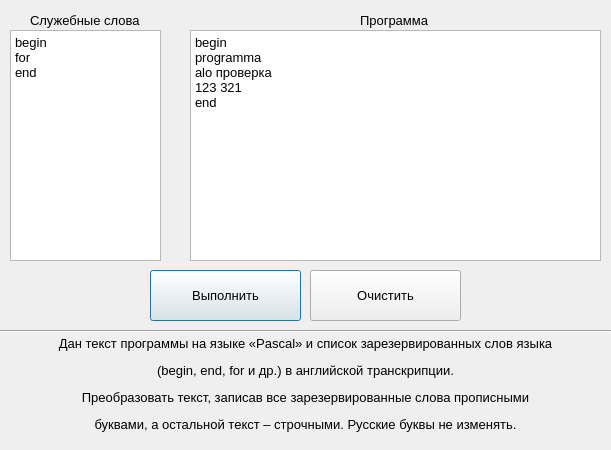
<?xml version="1.0" encoding="UTF-8"?>
<ui version="4.0">
 <class>Dialog</class>
 <widget class="QDialog" name="Dialog">
  <property name="geometry">
   <rect>
    <x>0</x>
    <y>0</y>
    <width>611</width>
    <height>450</height>
   </rect>
  </property>
  <property name="minimumSize">
   <size>
    <width>611</width>
    <height>450</height>
   </size>
  </property>
  <property name="maximumSize">
   <size>
    <width>611</width>
    <height>450</height>
   </size>
  </property>
  <property name="windowTitle">
   <string>Dialog</string>
  </property>
  <widget class="QTextEdit" name="textEdit_words">
   <property name="geometry">
    <rect>
     <x>190</x>
     <y>30</y>
     <width>411</width>
     <height>231</height>
    </rect>
   </property>
   <property name="font">
    <font>
     <family>Segoe UI</family>
     <pointsize>10</pointsize>
    </font>
   </property>
   <property name="html">
    <string>&lt;!DOCTYPE HTML PUBLIC &quot;-//W3C//DTD HTML 4.0//EN&quot; &quot;http://www.w3.org/TR/REC-html40/strict.dtd&quot;&gt;
&lt;html&gt;&lt;head&gt;&lt;meta name=&quot;qrichtext&quot; content=&quot;1&quot; /&gt;&lt;style type=&quot;text/css&quot;&gt;
p, li { white-space: pre-wrap; }
&lt;/style&gt;&lt;/head&gt;&lt;body style=&quot; font-family:'Segoe UI'; font-size:10pt; font-weight:400; font-style:normal;&quot;&gt;
&lt;p style=&quot; margin-top:0px; margin-bottom:0px; margin-left:0px; margin-right:0px; -qt-block-indent:0; text-indent:0px;&quot;&gt;begin&lt;/p&gt;
&lt;p style=&quot; margin-top:0px; margin-bottom:0px; margin-left:0px; margin-right:0px; -qt-block-indent:0; text-indent:0px;&quot;&gt;programma&lt;/p&gt;
&lt;p style=&quot; margin-top:0px; margin-bottom:0px; margin-left:0px; margin-right:0px; -qt-block-indent:0; text-indent:0px;&quot;&gt;alo проверка&lt;/p&gt;
&lt;p style=&quot; margin-top:0px; margin-bottom:0px; margin-left:0px; margin-right:0px; -qt-block-indent:0; text-indent:0px;&quot;&gt;123 321&lt;/p&gt;
&lt;p style=&quot; margin-top:0px; margin-bottom:0px; margin-left:0px; margin-right:0px; -qt-block-indent:0; text-indent:0px;&quot;&gt;end&lt;/p&gt;&lt;/body&gt;&lt;/html&gt;</string>
   </property>
  </widget>
  <widget class="QTextEdit" name="textEdit_text">
   <property name="geometry">
    <rect>
     <x>10</x>
     <y>30</y>
     <width>151</width>
     <height>231</height>
    </rect>
   </property>
   <property name="font">
    <font>
     <family>Segoe UI</family>
     <pointsize>10</pointsize>
    </font>
   </property>
   <property name="html">
    <string>&lt;!DOCTYPE HTML PUBLIC &quot;-//W3C//DTD HTML 4.0//EN&quot; &quot;http://www.w3.org/TR/REC-html40/strict.dtd&quot;&gt;
&lt;html&gt;&lt;head&gt;&lt;meta name=&quot;qrichtext&quot; content=&quot;1&quot; /&gt;&lt;style type=&quot;text/css&quot;&gt;
p, li { white-space: pre-wrap; }
&lt;/style&gt;&lt;/head&gt;&lt;body style=&quot; font-family:'Segoe UI'; font-size:10pt; font-weight:400; font-style:normal;&quot;&gt;
&lt;p style=&quot; margin-top:0px; margin-bottom:0px; margin-left:0px; margin-right:0px; -qt-block-indent:0; text-indent:0px;&quot;&gt;begin&lt;/p&gt;
&lt;p style=&quot; margin-top:0px; margin-bottom:0px; margin-left:0px; margin-right:0px; -qt-block-indent:0; text-indent:0px;&quot;&gt;for&lt;/p&gt;
&lt;p style=&quot; margin-top:0px; margin-bottom:0px; margin-left:0px; margin-right:0px; -qt-block-indent:0; text-indent:0px;&quot;&gt;end&lt;/p&gt;&lt;/body&gt;&lt;/html&gt;</string>
   </property>
  </widget>
  <widget class="QLabel" name="label_1">
   <property name="geometry">
    <rect>
     <x>30</x>
     <y>10</y>
     <width>141</width>
     <height>20</height>
    </rect>
   </property>
   <property name="font">
    <font>
     <family>Segoe UI</family>
     <pointsize>10</pointsize>
    </font>
   </property>
   <property name="text">
    <string>Служебные слова</string>
   </property>
  </widget>
  <widget class="QLabel" name="label_2">
   <property name="geometry">
    <rect>
     <x>360</x>
     <y>10</y>
     <width>71</width>
     <height>20</height>
    </rect>
   </property>
   <property name="font">
    <font>
     <family>Segoe UI</family>
     <pointsize>10</pointsize>
    </font>
   </property>
   <property name="text">
    <string>Программа</string>
   </property>
  </widget>
  <widget class="QPushButton" name="btn_solve">
   <property name="geometry">
    <rect>
     <x>150</x>
     <y>270</y>
     <width>151</width>
     <height>51</height>
    </rect>
   </property>
   <property name="font">
    <font>
     <family>Segoe UI</family>
     <pointsize>10</pointsize>
    </font>
   </property>
   <property name="text">
    <string>Выполнить</string>
   </property>
  </widget>
  <widget class="QPushButton" name="btn_clear">
   <property name="geometry">
    <rect>
     <x>310</x>
     <y>270</y>
     <width>151</width>
     <height>51</height>
    </rect>
   </property>
   <property name="font">
    <font>
     <family>Segoe UI</family>
     <pointsize>10</pointsize>
    </font>
   </property>
   <property name="text">
    <string>Очистить</string>
   </property>
  </widget>
  <widget class="QLabel" name="label_task_1">
   <property name="geometry">
    <rect>
     <x>10</x>
     <y>334</y>
     <width>591</width>
     <height>101</height>
    </rect>
   </property>
   <property name="font">
    <font>
     <family>Segoe UI</family>
     <pointsize>10</pointsize>
    </font>
   </property>
   <property name="text">
    <string>&lt;html&gt;&lt;head/&gt;&lt;body&gt;&lt;p&gt;Дан текст программы на языке «Pascal» и список зарезервированных слов языка&lt;/p&gt;&lt;p align=&quot;center&quot;&gt;(begin, end, for и др.) в английской транскрипции.&lt;/p&gt;&lt;p align=&quot;center&quot;&gt;Преобразовать текст, записав все зарезервированные слова прописными&lt;/p&gt;&lt;p align=&quot;center&quot;&gt; буквами, а остальной текст – строчными. Русские буквы не изменять.&lt;/p&gt;&lt;/body&gt;&lt;/html&gt;</string>
   </property>
   <property name="alignment">
    <set>Qt::AlignCenter</set>
   </property>
  </widget>
  <widget class="Line" name="line">
   <property name="geometry">
    <rect>
     <x>0</x>
     <y>323</y>
     <width>611</width>
     <height>16</height>
    </rect>
   </property>
   <property name="orientation">
    <enum>Qt::Horizontal</enum>
   </property>
  </widget>
 </widget>
 <resources/>
 <connections/>
</ui>
